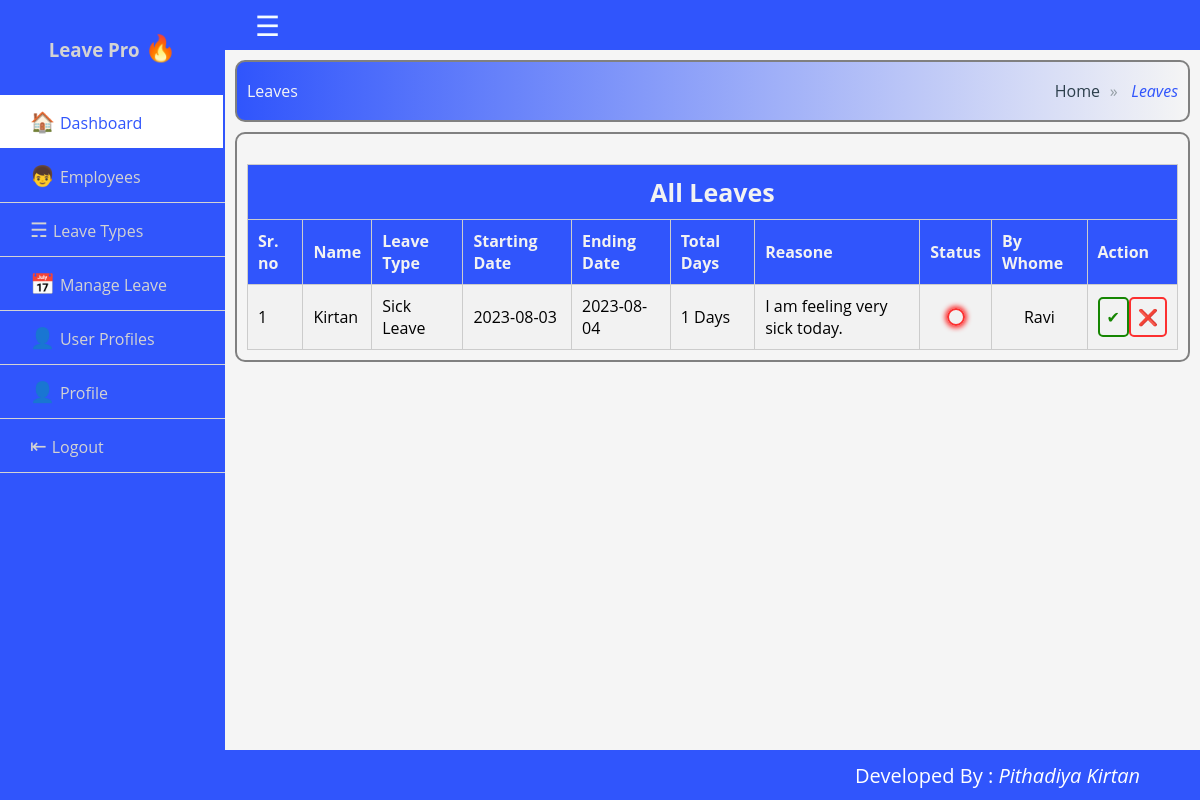
The page /admin/leaves.php (signed in) on the database as committed earlier.
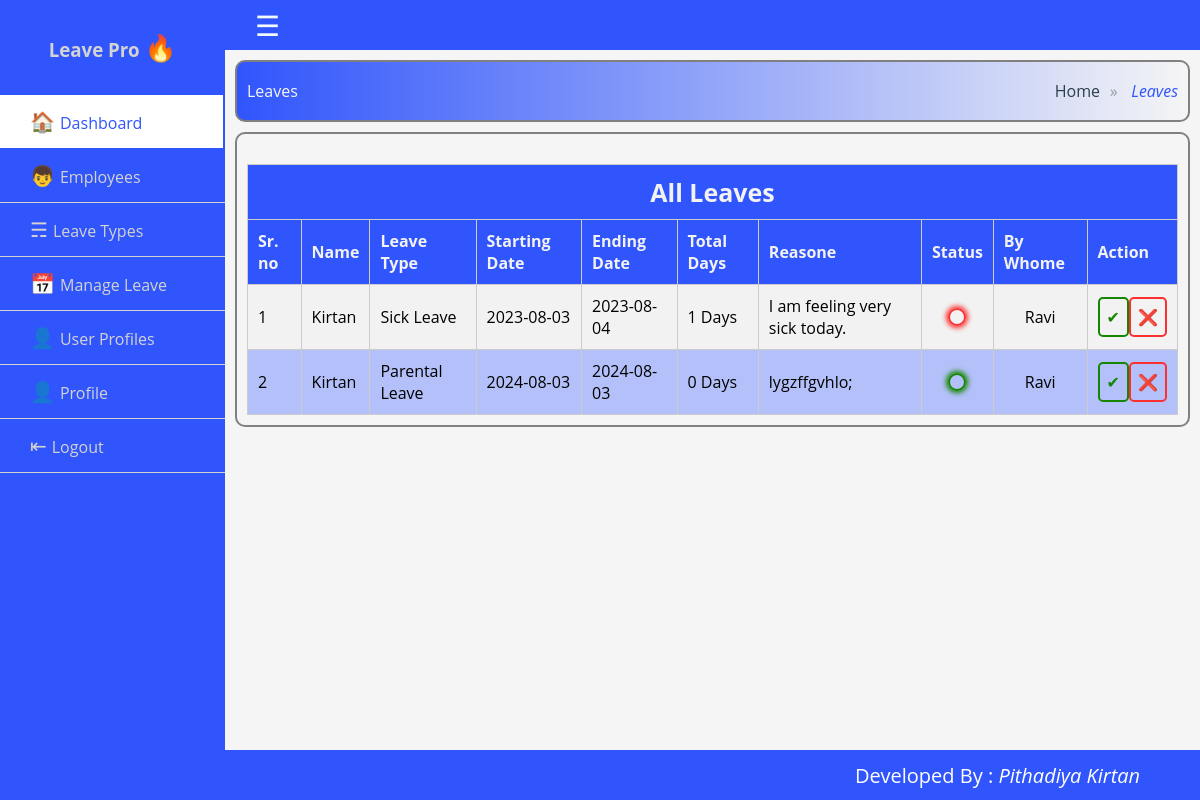
The same page on the database as committed later.
### tables this page shows
CREATE TABLE `leaves` (
  `id` int(11) NOT NULL,
  `emp_id` int(11) NOT NULL,
  `leave_type` int(11) NOT NULL,
  `reasone` varchar(255) NOT NULL,
  `from_date` date DEFAULT NULL,
  `to_date` date DEFAULT NULL,
  `status` varchar(20) NOT NULL,
  `by_whome` int(11) DEFAULT NULL
);

CREATE TABLE `users` (
  `id` int(11) NOT NULL,
  `name` varchar(255) NOT NULL,
  `email` varchar(255) NOT NULL,
  `role` varchar(50) NOT NULL,
  `password` varchar(255) NOT NULL,
  `gender` varchar(10) NOT NULL,
  `dob` date NOT NULL,
  `salary` varchar(10) DEFAULT NULL,
  `leave_credit` int(10) DEFAULT NULL,
  `image` varchar(255) DEFAULT NULL,
  `marital_status` varchar(20) DEFAULT NULL
);

CREATE TABLE `leave_types` (
  `id` int(11) NOT NULL,
  `name` varchar(20) NOT NULL,
  `description` varchar(255) NOT NULL,
  `credits` int(11) DEFAULT NULL
);

### admin/leaves.php (the view, shortened to what this page needs)
<!DOCTYPE html>
<html lang="en">
<head>
    <link rel="stylesheet" href="../style.css">
</head>
<body>
    <div class="wrapper">
        <?php require_once 'include/header.php' ?>
        <?php require_once 'include/sidebar.php' ?>
        <div class="section">
            <div class="breadcrumb">
                <ol class="cd-breadcrumb-title">
                    <li class="title">Leaves</li>
                </ol>
                <ol class="cd-breadcrumb">
                    <li class="sub"><a href="#0">Home</a></li>
                    <li class="current"><em>Leaves</em></li>
                </ol>
            </div>
            <div class="content">
                <div class="table-container">
                    <table class="table">
                        <thead>
                            <tr>
                                <th colspan=10 style="text-align:center;font-size:25px;">All Leaves</th>
                            </tr>
                            <tr>
                                <th>Sr. no</th>
                                <th>Name</th>
                                <th>Leave Type</th>
                                <th>Starting Date</th>
                                <th>Ending Date</th>
                                <th>Total Days</th>
                                <th>Reasone</th>
                                <th>Status</th>
                                <th>By Whome</th>
                                <th>Action</th>
                            </tr>
                        </thead>
                        <tbody>
                        <tr>
                            <?php
                                require_once '../connection.php';
                                $sql = "SELECT * from leaves";
                                $result = mysqli_query($conn, $sql);
                                if (mysqli_num_rows($result) > 0) {
                                    $i = 1;
                                    while ($rows = mysqli_fetch_assoc($result)) {
                                        $leave_id = $rows["id"];
                                        $emp_id = $rows["emp_id"];
                                        $query = "SELECT name FROM users WHERE id = '$emp_id'";
                                        $run = mysqli_query($conn , $query);
                                        if ($run) {
                                            $row = mysqli_fetch_assoc($run);
                                            $emp_id = $row['name'];
                                        }
                                        $type_id = $rows["leave_type"];
                                        $query = "SELECT name FROM leave_types WHERE id = '$type_id'";
                                        $run = mysqli_query($conn , $query);
                                        if ($run) {
                                            $row = mysqli_fetch_assoc($run);
                                            $type_id = $row['name'];
                                        }
                                        $sDate = date('Y-m-d', strtotime($rows["from_date"]));
                                        $eDate = date('Y-m-d', strtotime($rows["to_date"]));
                                        $date1 = new DateTime($sDate);
                                        $date2 = new DateTime($eDate);
                                        $diff = date_diff($date1, $date2);
                                        $days = $diff->format("%d Days");
                                        $reasone = $rows["reasone"];
                                        $status = $rows["status"];
                                        if($rows["by_whome"] == NULL){
                                            $byWhome = "---";
                                        }
                                        else{
                                            $byWhome = $rows["by_whome"];
                                            $query = "SELECT name FROM users WHERE id = '$byWhome'";
                                            $run = mysqli_query($conn , $query);
                                            if ($run) {
                                                $row = mysqli_fetch_assoc($run);
                                                $byWhome = $row['name'];
                                            }
                                        }
                                    ?>
                                <td><?php echo $i; ?></td>
                                <td><?php echo $emp_id; ?></td>
                                <td><?php echo $type_id; ?></td>
                                <td><?php echo $sDate; ?></td>
                                <td><?php echo $eDate; ?></td>
                                <td><?php echo $days; ?></td>
                                <td><?php echo $reasone; ?></td>
                                <td align="center">
                                    <?php if($status == "pending"){?>
                                    <div class="status-pending" title="Pending">
                                    </div>
                                    <?php }elseif($status == "accepted"){?>
                                    <div class="status-accepted" title="Accepeted">
                                    </div>
                                    <?php }elseif($status == "canceled"){?>
                                    <div class="status-canceled" title="Canceled">
                                    </div>
                                    <?php }?>
                                </td>
                                <td align="center"><?php echo $byWhome; ?></td>
                                <td align="center">
                                <div class="link-button-group">
                                        <?php
                                            $accept_icon = "<a href='accept-leave.php?id=$leave_id' class='link-button-success' id='edit' name='edit' title='Accept'>&#10004;</a>";
                                            $cancel_icon = "<a href='cancel-leave.php?id=$leave_id' class='link-button-danger confirm' id='delete' name='delete' title='Cancel'>&#10060;</a>";
                                            echo $accept_icon . $cancel_icon;
                                        ?>
                                    </div>
                                </td>
                            <tr>
                                <?php
                                            $i++;
                                        }
                                    } else {?>
                            <tr>
                                <th colspan=8 style="text-align:center;font-size:25px;">No Leave(s) Found</th>
                            </tr>
                            <?php } ?>
                            </tr>
                        </tbody>
                    </table>
                </div>
            </div>
        </div>
        <?php require_once 'include/footer.php' ?>
    </div>
</body>
</html>

### admin/include/header.php
<div class="section">
    <div class="top_navbar" id="header">
        <div class="hamburger">
            <a href="#">
                &#x2630;
            </a>
        </div>
    </div>
</div>

### admin/include/sidebar.php (shortened to what this page needs)
<div class="sidebar">
    <div class="profile">
        <h3>Leave Pro <span style="font-size:1.6rem;font-style:bold;">&#128293;</span></h3>
    </div>
    <ul style="margin-bottom: 30px;">
        <li>
            <a href="index.php" class="active">
                <span class="item-main"><span style="font-size:20px;margin-right:5px;">&#127968;</span>Dashboard</span>
            </a>
        </li>
        <li>
            <a href="add-employee.php">
                <span class="item-main"><span style="font-size:20px;margin-right:5px;">&#128102;</span>Employees</span>
            </a>
        </li>
        <li>
            <a href="add-leave-types.php">
                <span class="item-main"><span style="font-size:20px;margin-right:5px;">&#9780;</span>Leave Types</span>
            </a>
        </li>
        <li>
            <a href="leaves.php">
                <span class="item-main"><span style="font-size:20px;margin-right:5px;">&#x1F4C5;</span>Manage
                    Leave</span>
            </a>
        </li>
        <li>
            <a href="user-profile.php">
                <span class="item-main"><span style="font-size:20px;margin-right:5px;">&#128100;</span>User Profiles</span>
            </a>
        </li>
        <li>
            <a href="profile.php">
                <span class="item-main"><span style="font-size:20px;margin-right:5px;">&#128100;</span>Profile</span>
            </a>
        </li>
        <li>
            <a href="logout.php">
                <span class="item main"><span style="font-size:20px;margin-right:5px;">&#x21E4;</span>Logout</span>
            </a>
        </li>
    </ul>
</div>

### admin/include/footer.php
<div class="section">
    <footer class="footer">
        <div class="footer-content">Developed By : <em>&nbsp;Pithadiya Kirtan</em></div>
    </footer>
</div>

### style.css (style rules this page uses)
* { list-style: none; text-decoration: none; margin: 0; padding: 0; box-sizing: border-box; font-family: 'Open Sans', sans-serif; }
body { background: whitesmoke; }
.wrapper .content { border: 2px solid grey; border-radius: 10px; padding: 10px; margin: 10px; margin-bottom: 60px; background: whitesmoke; }
.wrapper .sidebar { background: #3055fc; position: fixed; top: 0; left: 0; width: 225px; height: 100%; padding: 20px 0; transition: all 0.5s ease; overflow-y: auto; }
.wrapper .sidebar .profile { margin-bottom: 30px; text-align: center; }
.wrapper .sidebar .profile h3 { color: lightgray; margin: 10px 0 5px; }
.wrapper .sidebar ul li a { display: block; padding: 13px 30px; border-bottom: 1px solid; color: lightgrey; font-size: 16px; position: relative; }
.wrapper .sidebar ul li a:hover, .wrapper .sidebar ul li a.active { color: #3055fc; background: white; border-right: 2px solid #3055fc; }
.wrapper .sidebar ul li a:hover:before, .wrapper .sidebar ul li a.active:before { display: block; }
.wrapper .section { width: calc(100% - 225px); margin-left: 225px; transition: all 0.5s ease; }
.wrapper .section .top_navbar { position: fixed; top: 0; width: 100%; background: #3055fc; height: 50px; display: flex; align-items: center; padding: 0 30px; margin-bottom: 10px; }
.wrapper .section .footer { position: fixed; left: 0; bottom: 0; width: 100%; background: #3055fc; height: 50px; padding: 0 30px; margin-top: 10px; }
.wrapper .section .footer-content { display: flex; color: white; height: 50px; padding: 0 30px; font-size: 20px; flex-wrap: wrap; align-content: center; justify-content: end; }
.wrapper .section .top_navbar .hamburger a { font-size: 28px; color: #f4fbff; }
.breadcrumb { display: flex; align-items: center; justify-content: space-between; border: 2px solid grey; border-radius: 10px; padding: 10px; margin: 10px; margin-top: 60px; background-image: linear-gradient(90deg, #3055fc, whitesmoke); }
.cd-breadcrumb:after { content: ""; display: flex; clear: both; }
.cd-breadcrumb-title .title { color: whitesmoke; }
.cd-breadcrumb li { display: inline-block; margin: 0.5em 0; }
.cd-breadcrumb li.sub::after { display: inline-block; content: '\00bb'; margin: 0 .6em; color: #959fa5; }
.cd-breadcrumb li>* { display: inline-block; font-size: 16px; color: #2c3f4c; }
.cd-breadcrumb li.current>* { color: #3055fc; }
.link-button-group { display: flex; margin-top: inherit; justify-content: space-around; }
.link-button-danger { color: #fc3030; border: 2px solid #fc3030; padding: 7px; border-radius: 5px; }
.link-button-success { color: #168602; border: 2px solid #168602; padding: 7px; border-radius: 5px; }
.table-container { margin-top: 20px; overflow-x: auto; }
.table { width: 100%; border-collapse: collapse; border-spacing: 0; background-color: #f2f2f2; box-shadow: 0 2px 4px rgba(0, 0, 0, 0.1); }
.table thead th { background-color: #3055fc; color: #f2f2f2; font-weight: bold; padding: 10px; text-align: left; }
.table th, .table td { padding: 10px; border: 1px solid #ccc; }
.table tbody tr:nth-child(even) { background-color: rgba(127, 150, 255, 0.545) }
.table tbody tr:nth-child(odd) { background-color: #f2f2f2; }
.status-canceled { border: 2px solid #fc3030; color: #fc3030; padding: 7px; border-radius: 20px; width: fit-content; box-shadow: 0px 0px 5px 2px; }
.status-accepted { border: 2px solid #168602; color: #168602; padding: 7px; border-radius: 20px; width: fit-content; box-shadow: 0px 0px 5px 2px; }

Rows that differ between the two databases and show on the page:
added leaves: emp.name "Kirtan", leave_type.name "Parental Leave", from_date "2024-08-03", to_date "2024-08-03", days "0 Days", reasone "lygzffgvhlo;", status "accepted" (drawn), by_whome.name "Ravi"
